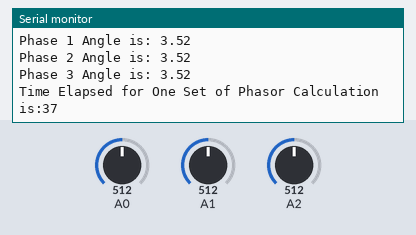
Bench run of a sketch on a simulated Arduino Zero (SAMD21). On the bench: the last lines printed to the serial monitor. The test bench sets the inputs (shaded band); at power-on: A0 = 512, A1 = 512, A2 = 512 (analog values on the 0–1023 scale).

Above: at 1.2 s.
1.3 s: A0 set to 716
2.8 s: A1 set to 716
At 3.4 s:
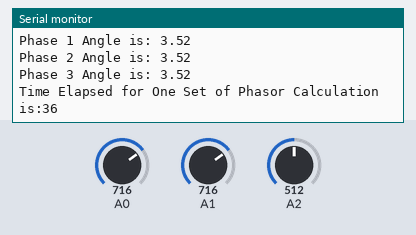
4.3 s: A2 set to 716
5.8 s: A0 set to 900
At 6.8 s:
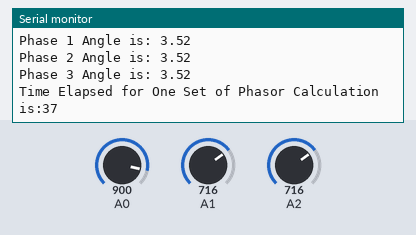
7.3 s: A1 set to 900
At 7.8 s:
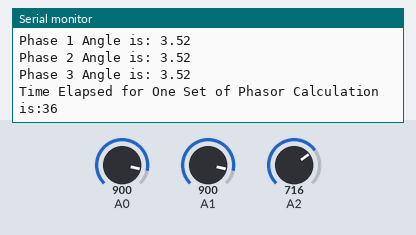
8.8 s: A2 set to 900
Timing chart, 0 to 11.3 s (numbered marks = the images above; inputs shaded):
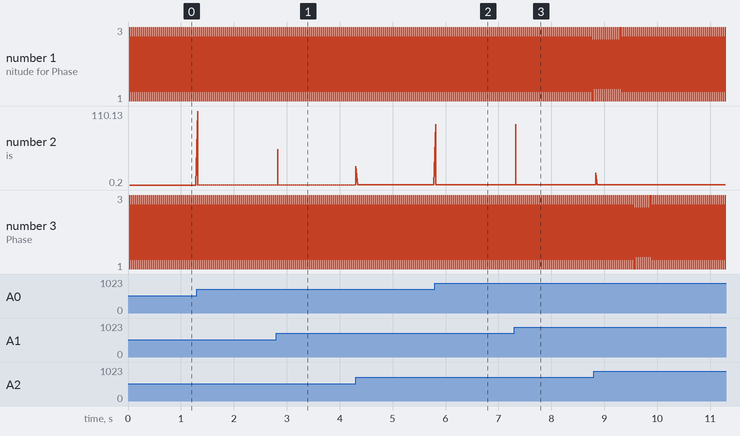

Measured:
- after the input at 2.8 s, the serial monitor: prints a new line at once (image 1)
- after the input at 5.8 s, the serial monitor: prints a new line at once (image 2)
- after the input at 7.3 s, the serial monitor: prints a new line at once (image 3)

The sketch:

New_PMU_DFT_V_11_with_Synthesized_Signal_Working.ino
```cpp
int N=50;//Sampling frequency 2500 Hz
long double pi=3.143;

long double adc_out_1[50];
long double adc_out_2[50];
long double adc_out_3[50];

long double values_1[50];
long double values_2[50];
long double values_3[50];


long double Xi_1, Xr_1, Phasor_Magnitude_1, Phasor_Angle_1, Phasor_Angle_Degree_1;
long double Xi_2, Xr_2, Phasor_Magnitude_2, Phasor_Angle_2, Phasor_Angle_Degree_2;
long double Xi_3, Xr_3, Phasor_Magnitude_3, Phasor_Angle_3, Phasor_Angle_Degree_3;

unsigned long int time_before_calculation;
unsigned long int time_after_calculation;
unsigned long int time_elapsed;
void setup() {
  Serial.begin(115200);
  analogReadResolution(12);
}

void loop() {
  time_before_calculation=millis();
  //Acquire the 50 Samples for 1 Cycle at 2500 Hz
  for (int i = 0; i < N; i++)
    {
     adc_out_1[i] = analogRead(A0);
     adc_out_2[i] = analogRead(A1);
     adc_out_3[i] = analogRead(A2);
     delayMicroseconds(388); //400 uS Delay for 50 samples for 1 cycle
    }

     for (int i = 0; i < N; i++)
    {
     values_1[i] = map_double(adc_out_1[i], 0, 2059, -311.15, 311.15);
     values_2[i] = map_double(adc_out_2[i], 0, 2059, -311.15, 311.15);
     values_3[i] = map_double(adc_out_3[i], 0, 2059, -311.15, 311.15);
    }

    //Calculate 50-Point DFT
    Xr_1=0;    Xr_2=0;    Xr_3=0;
    Xi_1=0;    Xi_2=0;    Xi_3=0;
    Phasor_Magnitude_1=0;    Phasor_Magnitude_2=0;    Phasor_Magnitude_3=0;
    Phasor_Angle_1=0;    Phasor_Angle_2=0;    Phasor_Angle_3=0;
    for (int n=0;n<N;n++)
    {
      Xr_1=Xr_1+values_1[n]*cos((2*pi*n)/N);
      Xi_1=Xi_1+values_1[n]*sin((2*pi*n)/N);

      Xr_2=Xr_2+values_2[n]*cos((2*pi*n)/N);
      Xi_2=Xi_2+values_2[n]*sin((2*pi*n)/N);

      Xr_3=Xr_3+values_3[n]*cos((2*pi*n)/N);
      Xi_3=Xi_3+values_3[n]*sin((2*pi*n)/N);
    }

    Xr_1=(sqrt(2)/N)*Xr_1;
    Xr_2=(sqrt(2)/N)*Xr_2;
    Xr_3=(sqrt(2)/N)*Xr_3;

    Xi_1=-(sqrt(2)/N)*Xi_1;
    Xi_2=-(sqrt(2)/N)*Xi_2;
    Xi_3=-(sqrt(2)/N)*Xi_3;

    Phasor_Magnitude_1=sqrt(Xr_1*Xr_1+Xi_1*Xi_1);
    Phasor_Magnitude_2=sqrt(Xr_2*Xr_2+Xi_2*Xi_2);
    Phasor_Magnitude_3=sqrt(Xr_3*Xr_3+Xi_3*Xi_3);

    Phasor_Angle_1=atan2(Xi_1,Xr_1);//double atan2(double y, double x)
    Phasor_Angle_2=atan2(Xi_2,Xr_2);//The atan2() function returns the arc tangent of y/x, in the range [-pi, +pi] radians.
    Phasor_Angle_3=atan2(Xi_3,Xr_3);

    //Calculate Phasor Angle in Degree
    Phasor_Angle_1=(Phasor_Angle_1*4068)/71;
    Phasor_Angle_2=(Phasor_Angle_2*4068)/71;
    Phasor_Angle_3=(Phasor_Angle_3*4068)/71;
    time_after_calculation=millis();
    time_elapsed=time_after_calculation-time_before_calculation;

    Serial.print("Phasor Magnitude for Phase 1 is: ");
    Serial.println(float(Phasor_Magnitude_1));
    Serial.print("Phasor Magnitude for Phase 2 is: ");
    Serial.println(float(Phasor_Magnitude_2));
    Serial.print("Phasor Magnitude for Phase 3 is: ");
    Serial.println(float(Phasor_Magnitude_3));

    Serial.print("Phase 1 Angle is: ");
    Serial.println(float(Phasor_Angle_1));
    Serial.print("Phase 2 Angle is: ");
    Serial.println(float(Phasor_Angle_2));
    Serial.print("Phase 3 Angle is: ");
    Serial.println(float(Phasor_Angle_3));

    Serial.print("Time Elapsed for One Set of Phasor Calculation is:");
    Serial.println(time_elapsed);
}
float map_double(double x, double in_min, double in_max, double out_min, double out_max)
{
  return (x - in_min) * (out_max - out_min) / (in_max - in_min) + out_min;
}
```
